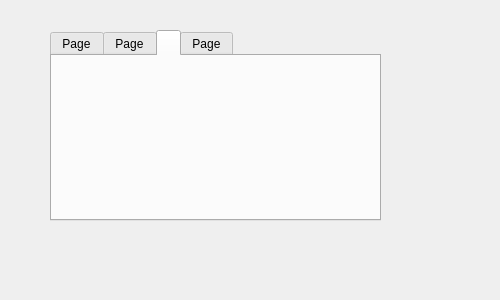
<?xml version="1.0" encoding="UTF-8"?>
<ui version="4.0">
 <class>Form</class>
 <widget class="VCPMainWindow" name="Form">
  <property name="geometry">
   <rect>
    <x>0</x>
    <y>0</y>
    <width>500</width>
    <height>300</height>
   </rect>
  </property>
  <property name="windowTitle">
   <string>Form</string>
  </property>
  <widget class="QWidget" name="centralwidget">
   <widget class="VCPTabWidget" name="vcptab">
    <property name="geometry">
     <rect>
      <x>50</x>
      <y>30</y>
      <width>331</width>
      <height>191</height>
     </rect>
    </property>
    <property name="currentIndex">
     <number>2</number>
    </property>
    <property name="rules" stdset="0">
     <string>[{&quot;channels&quot;: [{&quot;url&quot;: &quot;status&quot;, &quot;trigger&quot;: true}], &quot;property&quot;: &quot;None&quot;, &quot;expression&quot;: &quot;&quot;, &quot;name&quot;: &quot;New Rule&quot;}]</string>
    </property>
    <widget class="QLineEdit" name="tab">
     <attribute name="title">
      <string>Page</string>
     </attribute>
    </widget>
    <widget class="QWidget" name="tab_2">
     <attribute name="title">
      <string>Page</string>
     </attribute>
    </widget>
    <widget class="QWidget" name="widget">
     <attribute name="icon">
      <iconset>
       <normaloff>icons/file-open.svg</normaloff>icons/file-open.svg</iconset>
     </attribute>
     <attribute name="title">
      <string/>
     </attribute>
    </widget>
    <widget class="QWidget" name="tab_3">
     <attribute name="icon">
      <iconset>
       <normaloff>../../../../linuxcnc/nc_files/examples/torus.png</normaloff>../../../../linuxcnc/nc_files/examples/torus.png</iconset>
     </attribute>
     <attribute name="title">
      <string>Page</string>
     </attribute>
    </widget>
   </widget>
  </widget>
 </widget>
 <customwidgets>
  <customwidget>
   <class>VCPMainWindow</class>
   <extends>QMainWindow</extends>
   <header>qtpyvcp.widgets.form_widgets.main_window</header>
   <container>1</container>
  </customwidget>
  <customwidget>
   <class>VCPTabWidget</class>
   <extends>QTabWidget</extends>
   <header>qtpyvcp.widgets.containers.tab_widget</header>
  </customwidget>
 </customwidgets>
 <resources/>
 <connections/>
</ui>
